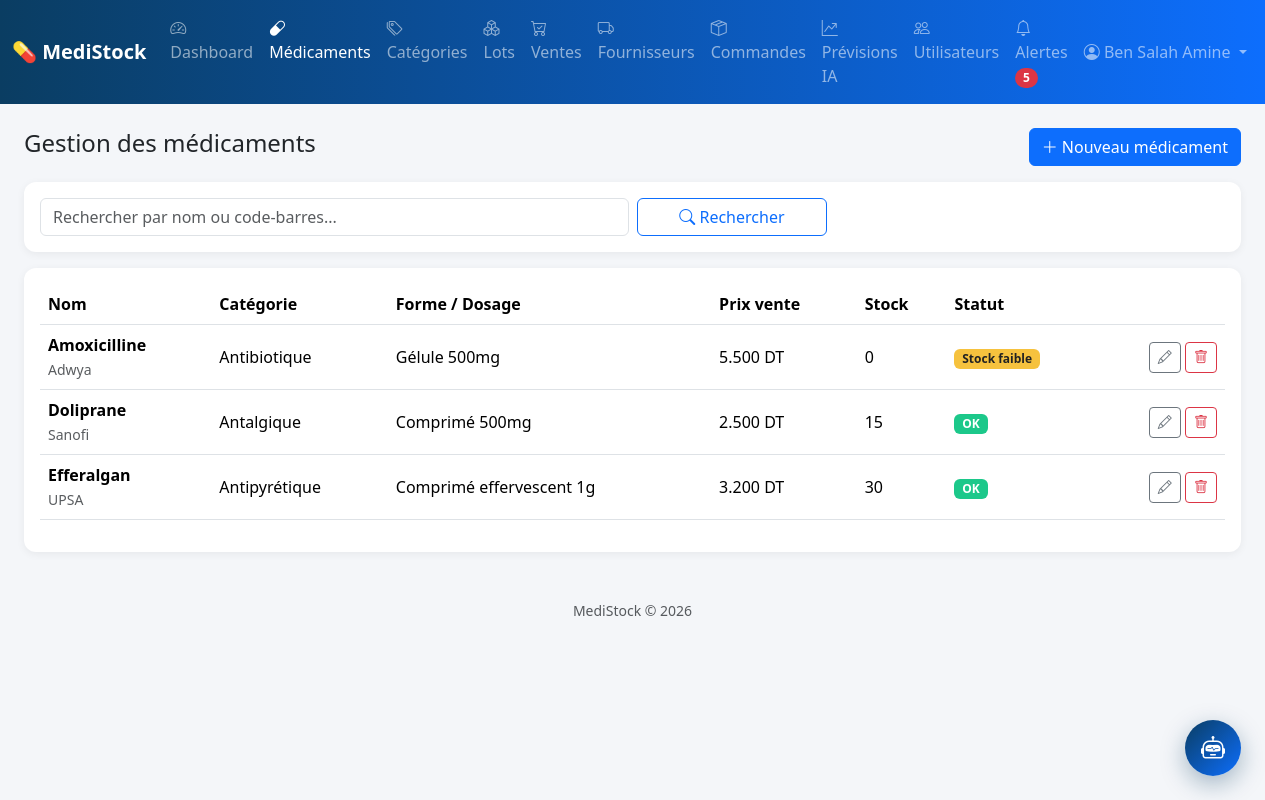
The app's page /medicaments.php (signed in) with its own data.
### tables this page shows
CREATE TABLE medicaments (
    id                 INT AUTO_INCREMENT PRIMARY KEY,
    nom                VARCHAR(150) NOT NULL,
    categorie_id       INT,
    fabricant          VARCHAR(120),
    forme              VARCHAR(50),           
    dosage             VARCHAR(50),
    code_barre         VARCHAR(50) UNIQUE,
    prix_achat         DECIMAL(10,3) NOT NULL DEFAULT 0.000,
    prix_vente         DECIMAL(10,3) NOT NULL DEFAULT 0.000,
    quantite_minimale  INT NOT NULL DEFAULT 10,
    necessite_ordonnance TINYINT(1) NOT NULL DEFAULT 0,
    description        TEXT,
    actif              TINYINT(1) NOT NULL DEFAULT 1,
    date_creation      DATETIME NOT NULL DEFAULT CURRENT_TIMESTAMP,
    FOREIGN KEY (categorie_id) REFERENCES categories(id) ON DELETE SET NULL,
    INDEX idx_med_nom (nom),
    INDEX idx_med_code_barre (code_barre)
);

CREATE TABLE categories (
    id          INT AUTO_INCREMENT PRIMARY KEY,
    nom         VARCHAR(80) NOT NULL UNIQUE,
    description VARCHAR(255)
);

### includes/auth.php (called while the page is built, shortened)
<?php
function current_role() {
    return $_SESSION['role'] ?? null;
}
function is_admin() {
    return current_role() === 'administrateur';
}

### medicaments.php (the view, shortened to what this page needs)
<?php
require 'config/db.php';
require 'includes/auth.php';
$recherche = trim($_GET['q'] ?? '');
$sql = "SELECT m.*, c.nom AS categorie_nom, COALESCE(v.quantite_totale,0) AS stock
        FROM medicaments m
        LEFT JOIN categories c ON c.id = m.categorie_id
        LEFT JOIN v_stock_medicaments v ON v.medicament_id = m.id
        WHERE m.actif = 1";
$params = [];
$sql .= " ORDER BY m.nom";
$stmt = $pdo->prepare($sql);
$stmt->execute($params);
$medicaments = $stmt->fetchAll();
require 'includes/header.php';
?>
<div class="d-flex justify-content-between align-items-center mb-3">
    <h4><?= is_admin() ? 'Gestion des médicaments' : 'Consultation des médicaments' ?></h4>
    <?php if (is_admin()): ?>
        <button class="btn btn-primary" data-bs-toggle="modal" data-bs-target="#modalMedicament" onclick="nouveauMedicament()">
            <i class="bi bi-plus-lg"></i> Nouveau médicament
        </button>
    <?php endif; ?>
</div>
<div class="card p-3 mb-3">
    <form class="row g-2" method="GET">
        <div class="col-md-6">
            <input type="text" name="q" class="form-control" placeholder="Rechercher par nom ou code-barres..." value="<?= htmlspecialchars($recherche) ?>">
        </div>
        <div class="col-md-2">
            <button class="btn btn-outline-primary w-100"><i class="bi bi-search"></i> Rechercher</button>
        </div>
    </form>
</div>
<div class="card p-3">
    <div class="table-responsive">
        <table class="table table-hover align-middle">
            <thead>
                <tr>
                    <th>Nom</th>
                    <th>Catégorie</th>
                    <th>Forme / Dosage</th>
                    <th>Prix vente</th>
                    <th>Stock</th>
                    <th>Statut</th>
                    <th></th>
                </tr>
            </thead>
            <tbody>
            <?php foreach ($medicaments as $m): ?>
                <tr>
                    <td><strong><?= htmlspecialchars($m['nom']) ?></strong><br>
                        <span class="text-muted small"><?= htmlspecialchars($m['fabricant']) ?></span></td>
                    <td><?= htmlspecialchars($m['categorie_nom'] ?? '-') ?></td>
                    <td><?= htmlspecialchars($m['forme']) ?> <?= htmlspecialchars($m['dosage']) ?></td>
                    <td><?= number_format($m['prix_vente'], 3) ?> DT</td>
                    <td><?= (int) $m['stock'] ?></td>
                    <td>
                        <?php if ($m['stock'] <= $m['quantite_minimale']): ?>
                            <span class="badge badge-expire-proche">Stock faible</span>
                        <?php else: ?>
                            <span class="badge badge-ok">OK</span>
                        <?php endif; ?>
                    </td>
                    <td class="text-end">
                        <?php if (is_admin()): ?>
                        <button class="btn btn-sm btn-outline-secondary"
                                onclick='editerMedicament(<?= json_encode($m, JSON_HEX_APOS | JSON_HEX_QUOT) ?>)'>
                            <i class="bi bi-pencil"></i>
                        </button>
                        <a href="medicaments.php?delete=<?= $m['id'] ?>" class="btn btn-sm btn-outline-danger"
                           onclick="return confirm('Supprimer ce médicament ?')">
                            <i class="bi bi-trash"></i>
                        </a>
                        <?php endif; ?>
                    </td>
                </tr>
            <?php endforeach; ?>
            </tbody>
        </table>
    </div>
</div>
<?php require 'includes/footer.php'; ?>

### assets/css/style.css (style rules this page uses)
:root { --ms-primary: #0d6efd; --ms-dark: #0a3d62; }
body { background-color: #f4f6f9; font-family: 'Segoe UI', system-ui, sans-serif; }
.card { border: none; border-radius: 12px; box-shadow: 0 2px 8px rgba(0,0,0,.06); }
.table thead { background-color: #eef2f9; }
.badge-expire-proche { background-color: #f6c23e; color: #222; }
.badge-ok { background-color: #1cc88a; }

### records on screen
medicaments: nom "Amoxicilline", fabricant "Adwya", categorie.nom "Antibiotique", forme "Gélule", dosage "500mg", prix_vente "5.500", stock "0", quantite_minimale "Stock faible"
medicaments: nom "Doliprane", fabricant "Sanofi", categorie.nom "Antalgique", forme "Comprimé", dosage "500mg", prix_vente "2.500", stock "15", quantite_minimale "OK"
medicaments: nom "Efferalgan", fabricant "UPSA", categorie.nom "Antipyrétique", forme "Comprimé effervescent", dosage "1g", prix_vente "3.200", stock "30", quantite_minimale "OK"

### other values on screen
$nombre_alertes "5"
$_SESSION['nom'] "Ben Salah Amine"
